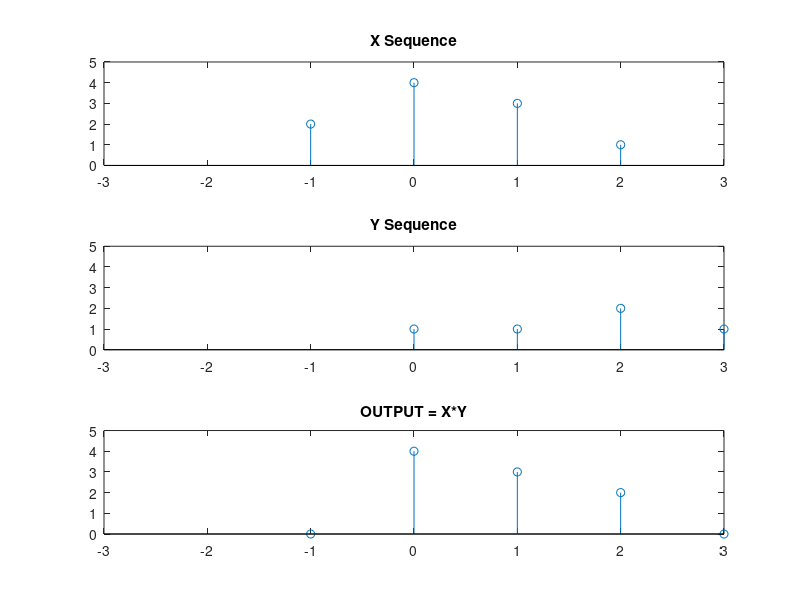

The MATLAB source for this figure:
clear all
clc
n1 = -1:2;
x = [2 4 3 1];
subplot (3,1,1);
stem(n1,x);
title ('X Sequence');
axis ([-3 3 0 5]);
n2=0:3;
y = [1 1 2 1];
subplot (3,1,2);
stem(n2,y);
title('Y Sequence');
axis([-3 3 0 5]);
n3 = min (min(n1), min ( n2 ) ) : max (max (n1), max ( n2 ));
s1 = zeros(1,length (n3));
s2 = s1;
s1 ( ( n3>=min( n1 )) & (n3 <=max ( n1 ))==1 )=x;
s2 ( ( n3>=min( n2 )) & (n3 <=max ( n2 ))==1 )=y;
mul = s1 .* s2;
subplot(3,1,3)
stem(n3,mul)
title('OUTPUT = X*Y');
axis([-3 3 0 5]);
